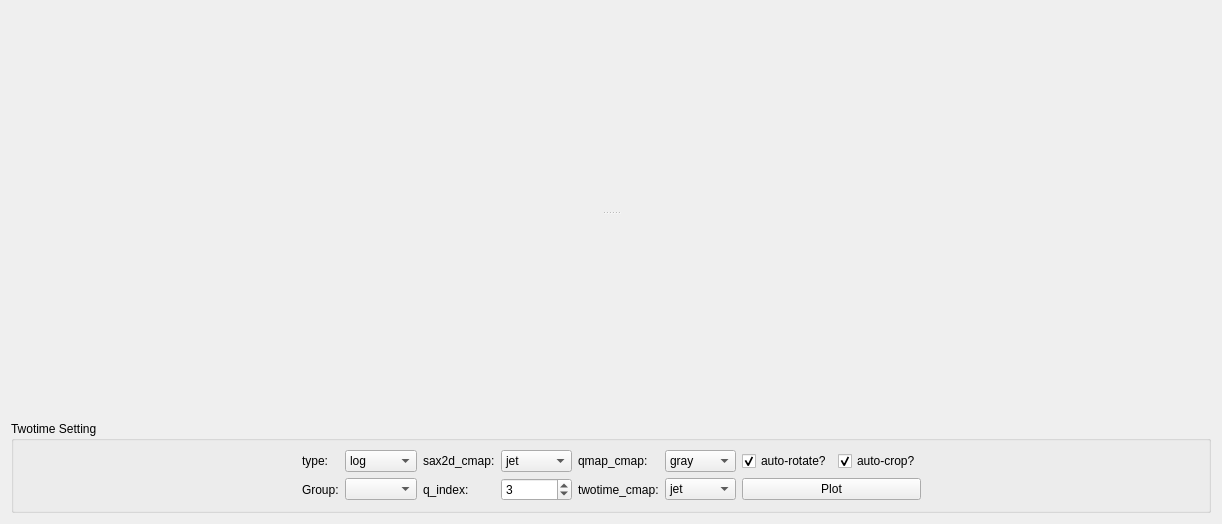
          <widget class="QWidget" name="tab_8">
           <attribute name="title">
            <string>Two Time</string>
           </attribute>
           <layout class="QGridLayout" name="gridLayout_33">
            <item row="0" column="0">
             <widget class="QSplitter" name="splitter_5">
              <property name="orientation">
               <enum>Qt::Vertical</enum>
              </property>
              <widget class="MplCanvasBarH" name="mp_2t_map" native="true">
               <property name="sizePolicy">
                <sizepolicy hsizetype="Preferred" vsizetype="Expanding">
                 <horstretch>0</horstretch>
                 <verstretch>0</verstretch>
                </sizepolicy>
               </property>
               <property name="minimumSize">
                <size>
                 <width>300</width>
                 <height>200</height>
                </size>
               </property>
              </widget>
              <widget class="MplCanvasBarH" name="mp_2t" native="true">
               <property name="sizePolicy">
                <sizepolicy hsizetype="Preferred" vsizetype="Expanding">
                 <horstretch>0</horstretch>
                 <verstretch>0</verstretch>
                </sizepolicy>
               </property>
               <property name="minimumSize">
                <size>
                 <width>300</width>
                 <height>200</height>
                </size>
               </property>
              </widget>
             </widget>
            </item>
            <item row="1" column="0">
             <widget class="QGroupBox" name="groupBox_11">
              <property name="sizePolicy">
               <sizepolicy hsizetype="Expanding" vsizetype="Preferred">
                <horstretch>0</horstretch>
                <verstretch>0</verstretch>
               </sizepolicy>
              </property>
              <property name="minimumSize">
               <size>
                <width>0</width>
                <height>0</height>
               </size>
              </property>
              <property name="maximumSize">
               <size>
                <width>16777215</width>
                <height>65536</height>
               </size>
              </property>
              <property name="title">
               <string>Twotime Setting</string>
              </property>
              <layout class="QGridLayout" name="gridLayout_37">
               <item row="0" column="0">
                <spacer name="horizontalSpacer_5">
                 <property name="orientation">
                  <enum>Qt::Horizontal</enum>
                 </property>
                 <property name="sizeHint" stdset="0">
                  <size>
                   <width>279</width>
                   <height>20</height>
                  </size>
                 </property>
                </spacer>
               </item>
               <item row="0" column="1">
                <layout class="QGridLayout" name="gridLayout_2">
                 <item row="0" column="5" colspan="2">
                  <widget class="QComboBox" name="cb_twotime_saxs_cmap">
                   <item>
                    <property name="text">
                     <string>jet</string>
                    </property>
                   </item>
                   <item>
                    <property name="text">
                     <string>hot</string>
                    </property>
                   </item>
                   <item>
                    <property name="text">
                     <string>plasma</string>
                    </property>
                   </item>
                   <item>
                    <property name="text">
                     <string>viridis</string>
                    </property>
                   </item>
                   <item>
                    <property name="text">
                     <string>magma</string>
                    </property>
                   </item>
                   <item>
                    <property name="text">
                     <string>gray</string>
                    </property>
                   </item>
                  </widget>
                 </item>
                 <item row="1" column="9">
                  <widget class="QComboBox" name="cb_twotime_cmap">
                   <property name="sizePolicy">
                    <sizepolicy hsizetype="Preferred" vsizetype="Fixed">
                     <horstretch>0</horstretch>
                     <verstretch>0</verstretch>
                    </sizepolicy>
                   </property>
                   <property name="minimumSize">
                    <size>
                     <width>0</width>
                     <height>0</height>
                    </size>
                   </property>
                   <item>
                    <property name="text">
                     <string>jet</string>
                    </property>
                   </item>
                   <item>
                    <property name="text">
                     <string>hot</string>
                    </property>
                   </item>
                   <item>
                    <property name="text">
                     <string>plasma</string>
                    </property>
                   </item>
                   <item>
                    <property name="text">
                     <string>viridis</string>
                    </property>
                   </item>
                   <item>
                    <property name="text">
                     <string>magma</string>
                    </property>
                   </item>
                   <item>
                    <property name="text">
                     <string>gray</string>
                    </property>
                   </item>
                  </widget>
                 </item>
                 <item row="0" column="0">
                  <widget class="QLabel" name="label_36">
                   <property name="text">
                    <string>type:</string>
                   </property>
                  </widget>
                 </item>
                 <item row="1" column="0">
                  <widget class="QLabel" name="label_29">
                   <property name="text">
                    <string>Group:</string>
                   </property>
                  </widget>
                 </item>
                 <item row="0" column="11">
                  <widget class="QCheckBox" name="twotime_autocrop">
                   <property name="text">
                    <string>auto-crop?</string>
                   </property>
                   <property name="checked">
                    <bool>true</bool>
                   </property>
                  </widget>
                 </item>
                 <item row="0" column="9">
                  <widget class="QComboBox" name="cb_twotime_qmap_cmap">
                   <property name="sizePolicy">
                    <sizepolicy hsizetype="Preferred" vsizetype="Fixed">
                     <horstretch>0</horstretch>
                     <verstretch>0</verstretch>
                    </sizepolicy>
                   </property>
                   <property name="minimumSize">
                    <size>
                     <width>0</width>
                     <height>0</height>
                    </size>
                   </property>
                   <item>
                    <property name="text">
                     <string>gray</string>
                    </property>
                   </item>
                   <item>
                    <property name="text">
                     <string>jet</string>
                    </property>
                   </item>
                   <item>
                    <property name="text">
                     <string>hot</string>
                    </property>
                   </item>
                   <item>
                    <property name="text">
                     <string>plasma</string>
                    </property>
                   </item>
                   <item>
                    <property name="text">
                     <string>viridis</string>
                    </property>
                   </item>
                   <item>
                    <property name="text">
                     <string>magma</string>
                    </property>
                   </item>
                  </widget>
                 </item>
                 <item row="0" column="10">
                  <widget class="QCheckBox" name="twotime_autorotate">
                   <property name="text">
                    <string>auto-rotate?</string>
                   </property>
                   <property name="checked">
                    <bool>true</bool>
                   </property>
                  </widget>
                 </item>
                 <item row="0" column="1" colspan="2">
                  <widget class="QComboBox" name="cb_twotime_type">
                   <item>
                    <property name="text">
                     <string>log</string>
                    </property>
                   </item>
                   <item>
                    <property name="text">
                     <string>linear</string>
                    </property>
                   </item>
                  </widget>
                 </item>
                 <item row="0" column="3" colspan="2">
                  <widget class="QLabel" name="label_35">
                   <property name="text">
                    <string>sax2d_cmap:</string>
                   </property>
                  </widget>
                 </item>
                 <item row="0" column="7" colspan="2">
                  <widget class="QLabel" name="label_37">
                   <property name="text">
                    <string>qmap_cmap:</string>
                   </property>
                  </widget>
                 </item>
                 <item row="1" column="10" colspan="2">
                  <widget class="QPushButton" name="pushButton_12">
                   <property name="text">
                    <string>Plot</string>
                   </property>
                  </widget>
                 </item>
                 <item row="1" column="3" colspan="2">
                  <widget class="QLabel" name="label_27">
                   <property name="text">
                    <string>q_index:</string>
                   </property>
                  </widget>
                 </item>
                 <item row="1" column="7" colspan="2">
                  <widget class="QLabel" name="label_28">
                   <property name="text">
                    <string>twotime_cmap:</string>
                   </property>
                  </widget>
                 </item>
                 <item row="1" column="5" colspan="2">
                  <widget class="QSpinBox" name="twotime_q_index">
                   <property name="minimum">
                    <number>0</number>
                   </property>
                   <property name="maximum">
                    <number>9999</number>
                   </property>
                   <property name="value">
                    <number>3</number>
                   </property>
                  </widget>
                 </item>
                 <item row="1" column="1" colspan="2">
                  <widget class="QComboBox" name="cb_twotime_group"/>
                 </item>
                </layout>
               </item>
               <item row="0" column="2">
                <spacer name="horizontalSpacer_10">
                 <property name="orientation">
                  <enum>Qt::Horizontal</enum>
                 </property>
                 <property name="sizeHint" stdset="0">
                  <size>
                   <width>278</width>
                   <height>20</height>
                  </size>
                 </property>
                </spacer>
               </item>
              </layout>
             </widget>
            </item>
           </layout>
          </widget>
